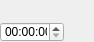
<?xml version="1.0" encoding="UTF-8"?>
<ui version="4.0">
 <class>TimelineControlsWidget</class>
 <widget class="QWidget" name="TimelineControlsWidget">
  <property name="geometry">
   <rect>
    <x>0</x>
    <y>0</y>
    <width>94</width>
    <height>42</height>
   </rect>
  </property>
  <property name="sizePolicy">
   <sizepolicy hsizetype="Fixed" vsizetype="Fixed">
    <horstretch>0</horstretch>
    <verstretch>0</verstretch>
   </sizepolicy>
  </property>
  <property name="minimumSize">
   <size>
    <width>86</width>
    <height>42</height>
   </size>
  </property>
  <property name="maximumSize">
   <size>
    <width>94</width>
    <height>42</height>
   </size>
  </property>
  <property name="windowTitle">
   <string>Form</string>
  </property>
  <property name="styleSheet">
   <string notr="true"> QPushButton {
     background-color: palette(Window);
 }</string>
  </property>
  <layout class="QVBoxLayout" name="verticalLayout">
   <property name="spacing">
    <number>2</number>
   </property>
   <property name="margin">
    <number>0</number>
   </property>
   <item>
    <widget class="QWidget" name="widget" native="true">
     <property name="sizePolicy">
      <sizepolicy hsizetype="Fixed" vsizetype="Fixed">
       <horstretch>0</horstretch>
       <verstretch>0</verstretch>
      </sizepolicy>
     </property>
     <property name="minimumSize">
      <size>
       <width>86</width>
       <height>20</height>
      </size>
     </property>
     <property name="maximumSize">
      <size>
       <width>86</width>
       <height>20</height>
      </size>
     </property>
     <layout class="QHBoxLayout" name="horizontalLayout">
      <property name="spacing">
       <number>2</number>
      </property>
      <property name="margin">
       <number>0</number>
      </property>
      <item>
       <widget class="QPushButton" name="toBeginButton">
        <property name="sizePolicy">
         <sizepolicy hsizetype="Fixed" vsizetype="Fixed">
          <horstretch>0</horstretch>
          <verstretch>0</verstretch>
         </sizepolicy>
        </property>
        <property name="text">
         <string/>
        </property>
        <property name="icon">
         <iconset>
          <normaloff>:/resources/icons/toBegin.png</normaloff>
          <normalon>:/resources/icons/rew.png</normalon>:/resources/icons/toBegin.png</iconset>
        </property>
        <property name="iconSize">
         <size>
          <width>24</width>
          <height>24</height>
         </size>
        </property>
        <property name="flat">
         <bool>true</bool>
        </property>
       </widget>
      </item>
      <item>
       <widget class="QPushButton" name="playPauseButton">
        <property name="sizePolicy">
         <sizepolicy hsizetype="Fixed" vsizetype="Fixed">
          <horstretch>0</horstretch>
          <verstretch>0</verstretch>
         </sizepolicy>
        </property>
        <property name="text">
         <string/>
        </property>
        <property name="icon">
         <iconset resource="newTimelineIcons.qrc">
          <normaloff>:/resources/icons/play.png</normaloff>
          <normalon>:/resources/icons/pause.png</normalon>:/resources/icons/play.png</iconset>
        </property>
        <property name="iconSize">
         <size>
          <width>24</width>
          <height>24</height>
         </size>
        </property>
        <property name="checkable">
         <bool>true</bool>
        </property>
        <property name="flat">
         <bool>true</bool>
        </property>
       </widget>
      </item>
      <item>
       <widget class="QPushButton" name="stopButton">
        <property name="sizePolicy">
         <sizepolicy hsizetype="Fixed" vsizetype="Fixed">
          <horstretch>0</horstretch>
          <verstretch>0</verstretch>
         </sizepolicy>
        </property>
        <property name="text">
         <string/>
        </property>
        <property name="icon">
         <iconset resource="newTimelineIcons.qrc">
          <normaloff>:/resources/icons/stop.png</normaloff>
          <normalon>:/resources/icons/stop2.png</normalon>:/resources/icons/stop.png</iconset>
        </property>
        <property name="iconSize">
         <size>
          <width>24</width>
          <height>24</height>
         </size>
        </property>
        <property name="flat">
         <bool>true</bool>
        </property>
       </widget>
      </item>
      <item>
       <widget class="QPushButton" name="toEndButton">
        <property name="sizePolicy">
         <sizepolicy hsizetype="Fixed" vsizetype="Fixed">
          <horstretch>0</horstretch>
          <verstretch>0</verstretch>
         </sizepolicy>
        </property>
        <property name="text">
         <string/>
        </property>
        <property name="icon">
         <iconset resource="newTimelineIcons.qrc">
          <normaloff>:/resources/icons/forw.png</normaloff>
          <normalon>:/resources/icons/forw2.png</normalon>:/resources/icons/forw.png</iconset>
        </property>
        <property name="iconSize">
         <size>
          <width>24</width>
          <height>24</height>
         </size>
        </property>
        <property name="flat">
         <bool>true</bool>
        </property>
       </widget>
      </item>
     </layout>
    </widget>
   </item>
   <item>
    <widget class="QWidget" name="widget_2" native="true">
     <property name="sizePolicy">
      <sizepolicy hsizetype="Fixed" vsizetype="Fixed">
       <horstretch>0</horstretch>
       <verstretch>0</verstretch>
      </sizepolicy>
     </property>
     <property name="minimumSize">
      <size>
       <width>86</width>
       <height>20</height>
      </size>
     </property>
     <property name="maximumSize">
      <size>
       <width>86</width>
       <height>20</height>
      </size>
     </property>
     <layout class="QHBoxLayout" name="horizontalLayout_2">
      <property name="spacing">
       <number>4</number>
      </property>
      <property name="margin">
       <number>0</number>
      </property>
      <item>
       <widget class="QDateTimeEdit" name="timeEditBox">
        <property name="enabled">
         <bool>true</bool>
        </property>
        <property name="sizePolicy">
         <sizepolicy hsizetype="Minimum" vsizetype="Preferred">
          <horstretch>0</horstretch>
          <verstretch>0</verstretch>
         </sizepolicy>
        </property>
        <property name="minimumSize">
         <size>
          <width>64</width>
          <height>20</height>
         </size>
        </property>
        <property name="maximumSize">
         <size>
          <width>64</width>
          <height>20</height>
         </size>
        </property>
        <property name="maximumTime">
         <time>
          <hour>23</hour>
          <minute>59</minute>
          <second>59</second>
         </time>
        </property>
        <property name="displayFormat">
         <string>mm:ss:zz</string>
        </property>
       </widget>
      </item>
      <item>
       <widget class="QPushButton" name="playbackDirectionButton">
        <property name="sizePolicy">
         <sizepolicy hsizetype="Fixed" vsizetype="Fixed">
          <horstretch>0</horstretch>
          <verstretch>0</verstretch>
         </sizepolicy>
        </property>
        <property name="minimumSize">
         <size>
          <width>20</width>
          <height>20</height>
         </size>
        </property>
        <property name="maximumSize">
         <size>
          <width>20</width>
          <height>20</height>
         </size>
        </property>
        <property name="text">
         <string/>
        </property>
        <property name="icon">
         <iconset resource="newTimelineIcons.qrc">
          <normaloff>:/resources/icons/direction-white.png</normaloff>
          <normalon>:/resources/icons/direction2-white.png</normalon>:/resources/icons/direction-white.png</iconset>
        </property>
        <property name="iconSize">
         <size>
          <width>24</width>
          <height>24</height>
         </size>
        </property>
        <property name="checkable">
         <bool>true</bool>
        </property>
        <property name="flat">
         <bool>true</bool>
        </property>
       </widget>
      </item>
     </layout>
    </widget>
   </item>
  </layout>
 </widget>
 <resources>
  <include location="newTimelineIcons.qrc"/>
 </resources>
 <connections/>
</ui>
